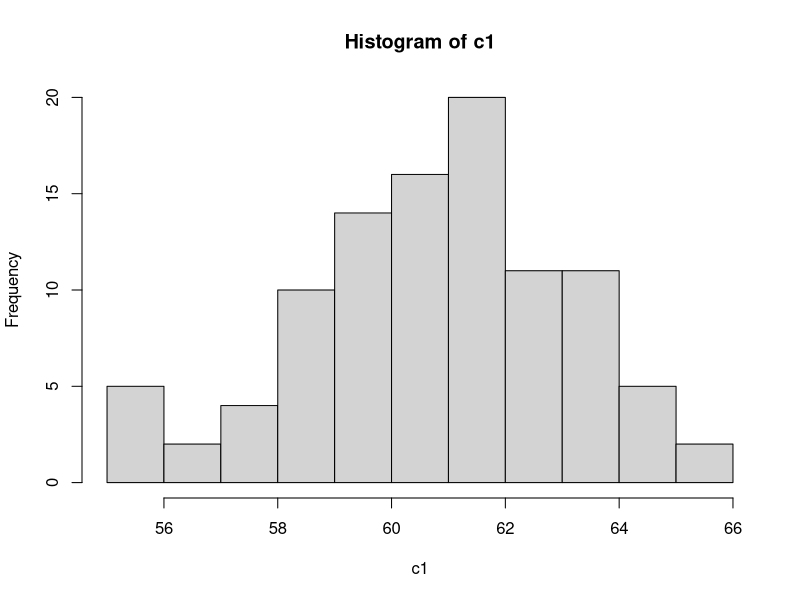
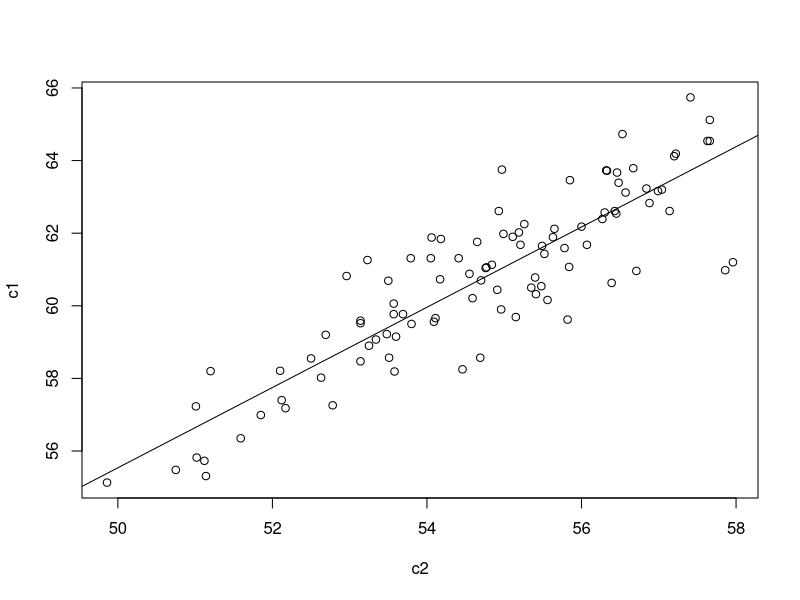
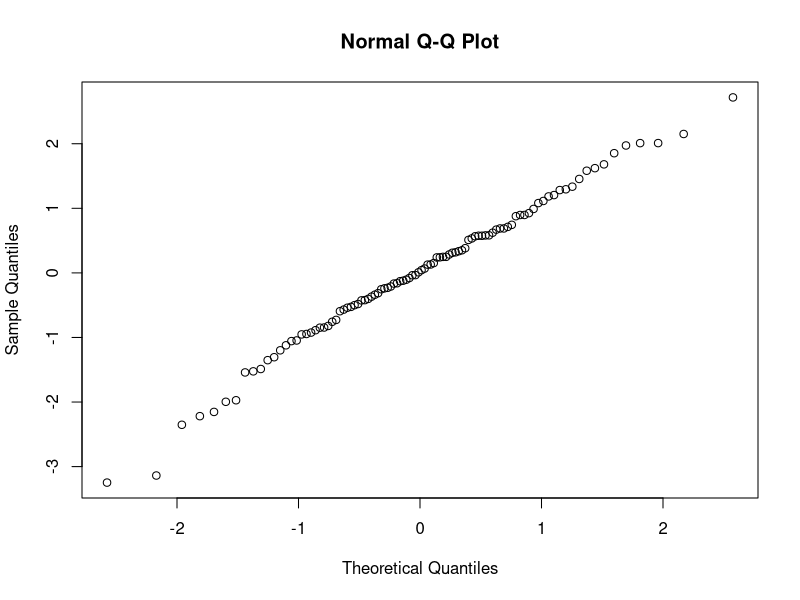
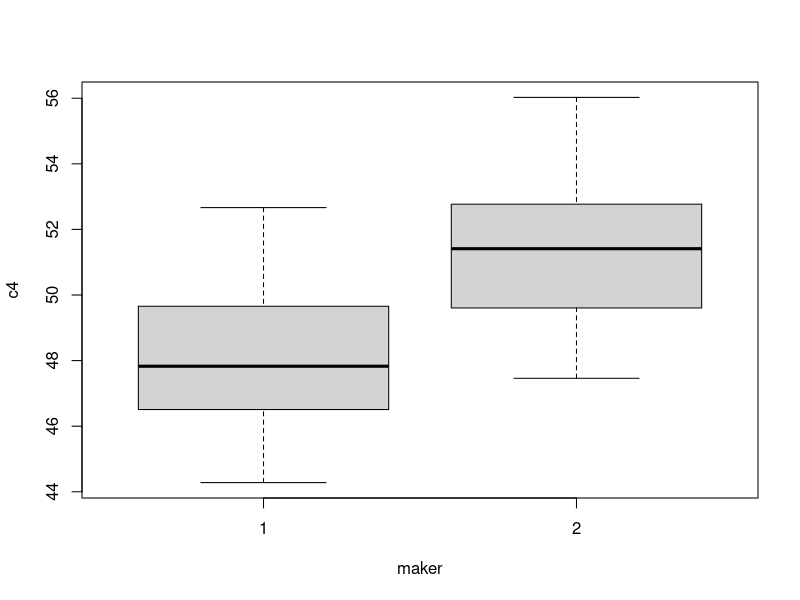
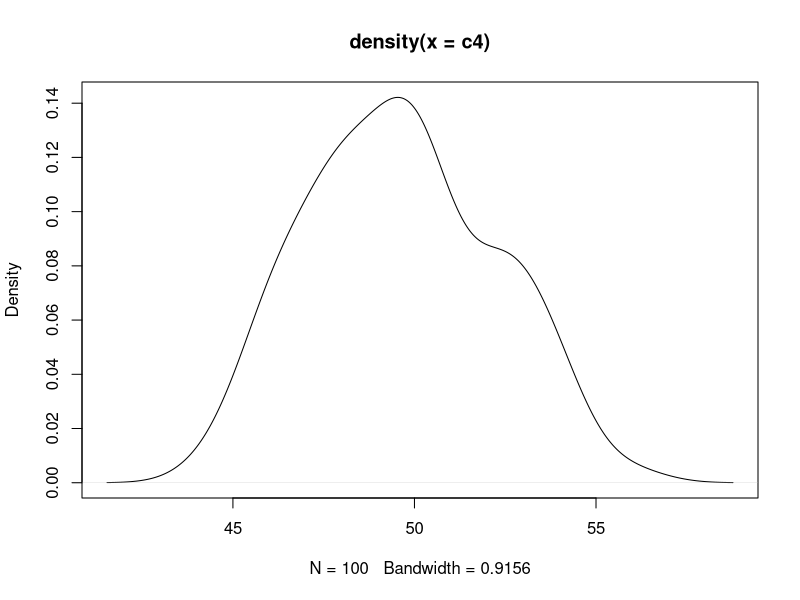
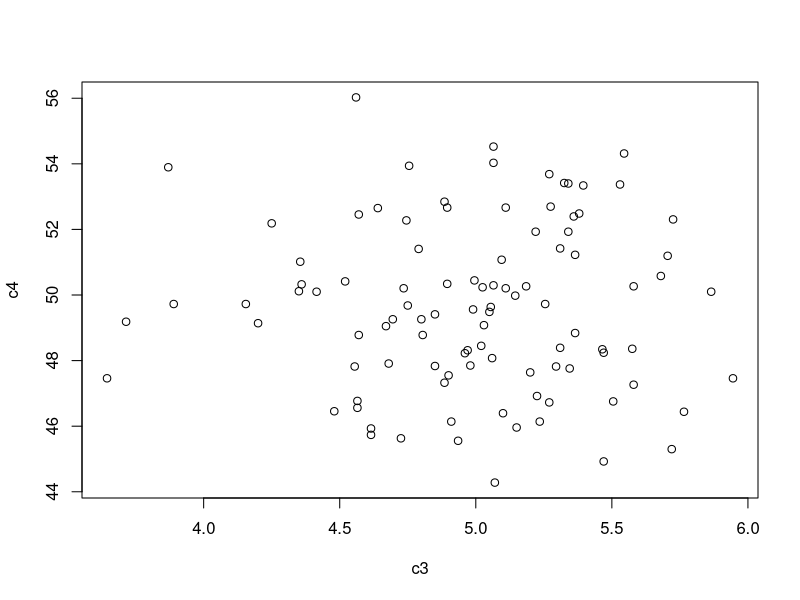
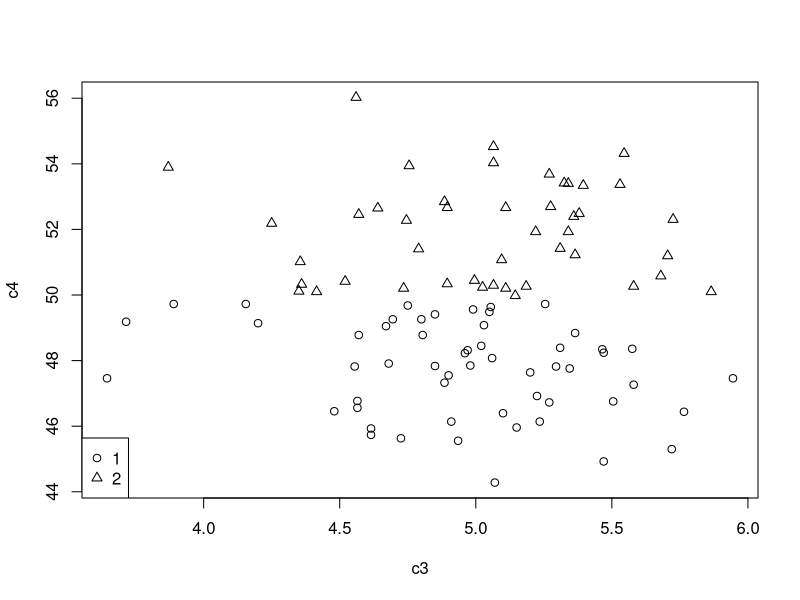

The R script that drew these images, in order:
## ---- chunk 1
qc <- read.table("QC9.txt") 
## ---- chunk 2
dim(qc)
## ---- chunk 3
head(qc,3)
## ---- chunk 4
names(qc) <- c("c1", "c2", "kit", "nbug", "maker", "vendor", "c3", "c4", "bug")
head(qc,5)
## ---- chunk 5
summary(qc$vendor)
## ---- chunk 6
qc[,"vendor"] = as.factor(qc[,"vendor"])
summary(qc$"vendor")
## ---- chunk 7
sum(qc$bug>3)
## ---- chunk 8
qc[max(qc[,"nbug"]) == qc[,"nbug"],]
## ---- chunk 9
attach(qc)
library("e1071")
## ---- chunk 10
mean(c1)
median(c1)
## ---- chunk 11
x <- qc$c1
quantile(x,c(.25, .50, .75))

IQR(c1) 

## ---- chunk 12
summary(c1)
## ---- chunk 13

var(c1)
var(c1*2+100)

var(c1*2+100)/var(c1)
## ---- chunk 14
sum((c1 - sum(c1)/length(c1))^2/(length(c1)-1))
## ---- chunk 15
hist(c1)
## ---- chunk 16
skewness(c1)
kurtosis(c1)
## ---- chunk 17
library(nortest)
lillie.test(c1)
## ---- chunk 18
kit <- ifelse(qc$kit < 3, 1, 2)
## ---- chunk 19
cor(kit, maker, method="spearman")
## ---- chunk 20
table(kit, maker)
## ---- chunk 21
cor.test(c1, c3, method="spearman")
## ---- chunk 22
cor(qc[c("c1", "c2", "c3", "c4")])
## ---- chunk 23
symnum(cor(qc[c("c1", "c2", "c3", "c4")]))
## ---- chunk 24
linmod = lm(c1 ~ c2)
summary(linmod)
## ---- chunk 25
plot(c2, c1)
abline(linmod)
## ---- chunk 26
coefficients(linmod)
## ---- chunk 27
res  = residuals(linmod)
qqnorm(res)
## ---- chunk 28
m <- mean(res)
s <- sd(res)
ks.test(res, pnorm, m , s)
## ---- chunk 29
table(maker)
## ---- chunk 30
t.test(c4 ~ maker)
## ---- chunk 31
boxplot(c4 ~ maker)
## ---- chunk 32
plot(density(c4))
## ---- chunk 33
plot(c3 , c4)
## ---- chunk 34
matr <- cbind(c3 , c4)
head(matr , 3)
## ---- chunk 35
kmres <- kmeans(matr , 2)
table(kmres $cluster)
## ---- chunk 36
plot(matr , pch  = kmres$cluster)
legend("bottomleft", legend = c("1","2"), pch = c(1,2))
## ---- chunk 37
detach(qc)
